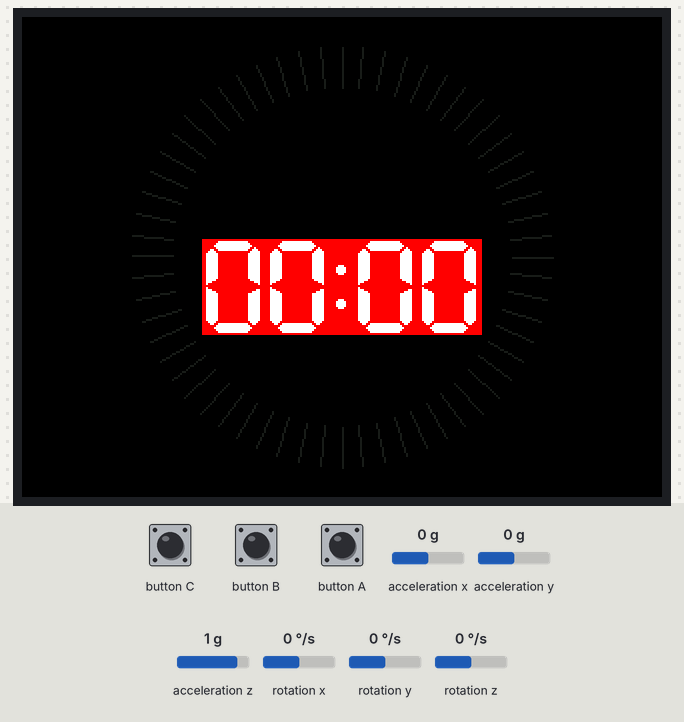
Simulated run of this sketch. Board: ESP32. Parts: 320×240 colour display. The inputs (shaded band) are chosen by the test bench; at power-on: acceleration x 0 g, acceleration y 0 g, acceleration z 1 g, rotation x 0 °/s, rotation y 0 °/s, rotation z 0 °/s.

Above: at 1.3 s.
1.4 s: acceleration x set to -0.4 g
2.9 s: acceleration x set to -0.7 g
At 4.5 s:
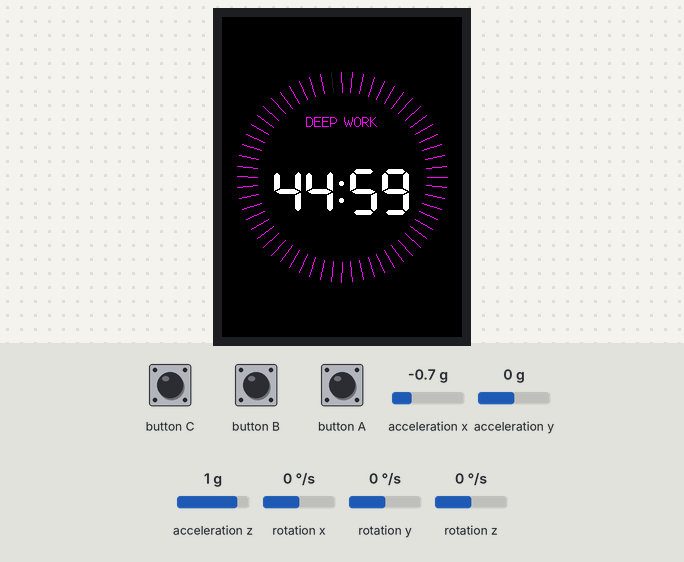
5.9 s: acceleration y set to -0.4 g
7.5 s: acceleration y set to -0.7 g
At 8.3 s:
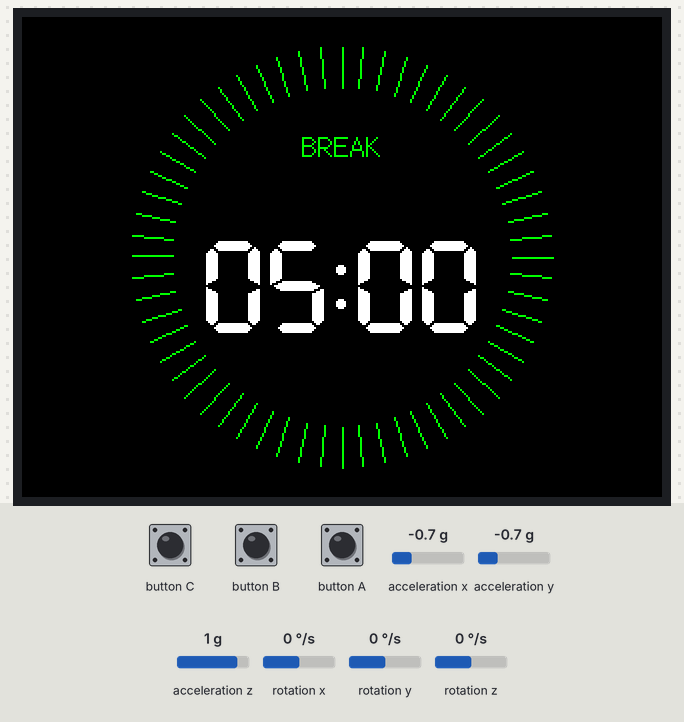
10.5 s: acceleration y set to 0.8 g
At 11.4 s:
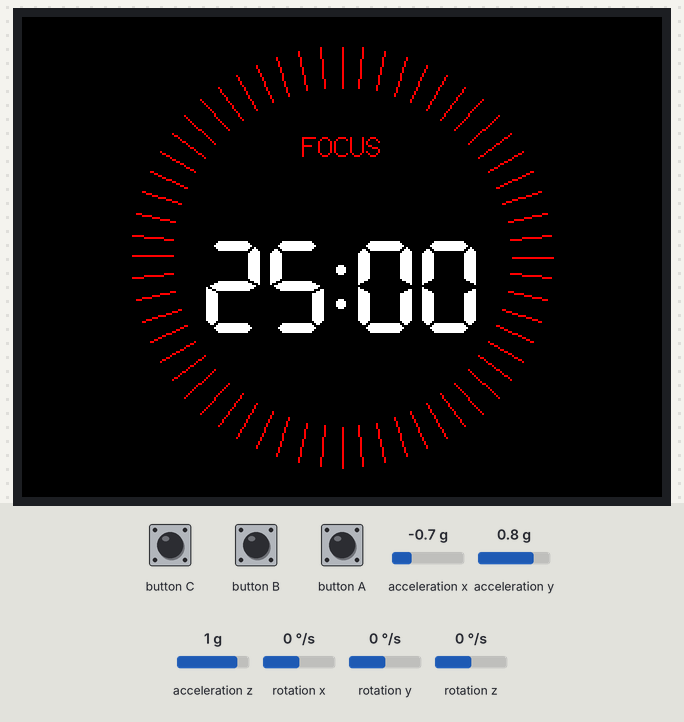
Timing chart, 0 to 13.5 s (numbered marks = the images above; inputs shaded):
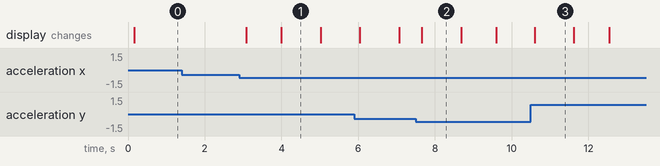

The sketch:

imu_test.ino
```cpp
#include <M5Unified.h>
#include <math.h>

int lastRotation = -1;
unsigned long startTime = 0;
int timerMinutes = 0;
long lastRemainingSeconds = -1;
uint16_t themeColor = TFT_ORANGE; // Default

void drawTicks(int remaining, int total, uint16_t color) {
  // Use dynamic width/height so it stays centered on tilt
  int cx = M5.Display.width() / 2;
  int cy = M5.Display.height() / 2;

  // Adjusted radii to push them "outward" from the text
  int innerR = 85;
  int outerR = 105;

  int activeTicks = map(remaining, 0, total, 0, 60);

  for (int i = 0; i < 60; i++) {
    float angle = (i * 6 - 90) * (M_PI / 180.0);

    int x0 = cx + cos(angle) * innerR;
    int y0 = cy + sin(angle) * innerR;
    int x1 = cx + cos(angle) * outerR;
    int y1 = cy + sin(angle) * outerR;

    uint16_t drawColor = (i < activeTicks) ? color : M5.Display.color565(30, 30, 30);
    M5.Display.drawLine(x0, y0, x1, y1, drawColor);
  }
}

void setup(void) {
  auto cfg = M5.config();
  M5.begin(cfg);
  M5.Display.setTextDatum(middle_center);
}

void loop(void) {
  M5.update();
  if (M5.Imu.update()) {
    auto ImuData = M5.Imu.getImuData();
    float ax = ImuData.accel.x;
    float ay = ImuData.accel.y;

    int currentRotation = lastRotation;
    String label = "";
    int minutes = 0;

    // Association Colors: Focus(Red), Break(Green), Relax(Blue), Deep(Purple)
    if (ay > 0.5)      { currentRotation = 1; label = "FOCUS";     minutes = 25; themeColor = TFT_RED; }
    else if (ay < -0.5) { currentRotation = 3; label = "BREAK";     minutes = 5;  themeColor = TFT_GREEN; }
    else if (ax > 0.5)  { currentRotation = 2; label = "RELAX";     minutes = 2;  themeColor = TFT_BLUE; }
    else if (ax < -0.5) { currentRotation = 0; label = "DEEP WORK"; minutes = 45; themeColor = TFT_MAGENTA; }

    if (currentRotation != lastRotation && currentRotation != -1) {
      lastRotation = currentRotation;
      timerMinutes = minutes;
      startTime = millis();
      M5.Display.setRotation(currentRotation);
      M5.Display.fillScreen(TFT_BLACK);

      // Smaller font for label
      M5.Display.setFont(&fonts::Font2);
      M5.Display.setTextColor(themeColor, TFT_BLACK);
      M5.Display.drawString(label, M5.Display.width() / 2, M5.Display.height() / 2 - 55);

      lastRemainingSeconds = -1;
    }

    unsigned long elapsedMillis = millis() - startTime;
    long totalSecs = timerMinutes * 60;
    long remainingSeconds = totalSecs - (elapsedMillis / 1000);
    if (remainingSeconds < 0) remainingSeconds = 0;

    if (remainingSeconds != lastRemainingSeconds) {
      lastRemainingSeconds = remainingSeconds;
      drawTicks(remainingSeconds, totalSecs, themeColor);

      int displayMins = remainingSeconds / 60;
      int displaySecs = remainingSeconds % 60;
      char timeString[10];
      sprintf(timeString, "%02d:%02d", displayMins, displaySecs);

      // Use Font 7 for a clean "Digital" look
      M5.Display.setFont(&fonts::Font7);
      M5.Display.setTextSize(1); // Font 7 is already large
      M5.Display.setTextColor(TFT_WHITE, (remainingSeconds == 0) ? TFT_RED : TFT_BLACK);
      M5.Display.drawString(timeString, M5.Display.width() / 2, M5.Display.height() / 2 + 15);
    }
  }
  delay(100);
}
```

sender_mac.ino
```cpp

```

Measured:
- the behaviour switches between -0.5 and -0.6 g on acceleration x (found by bisection; images 0 and 1)
- the behaviour switches between -0.5 and -0.6 g on acceleration y (found by bisection; images 1 and 2)
- after the input at 1.4 s, every drawn part: stays the same
- after the input at 2.9 s, the display: first changes after 0.18 s (image 1 shows a later state)
- after the input at 7.5 s, the display: changes after 0.16 s (image 2)
- after the input at 10.5 s, the display: changes after 0.10 s (image 3)
- what the display in image 1 shows lasts 1.0 s, from 4.0 s to 5.0 s
